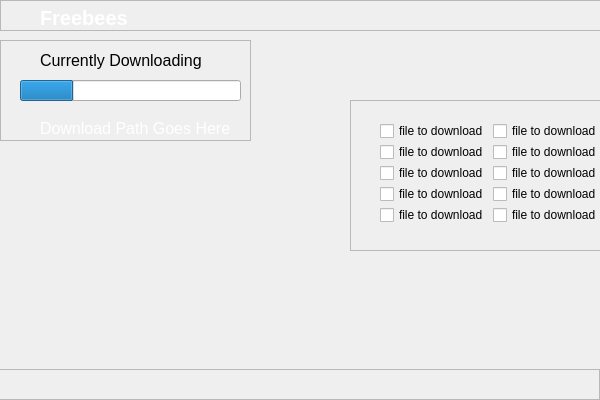
<?xml version="1.0" encoding="UTF-8"?>
<ui version="4.0">
 <class>FreeApps</class>
 <widget class="QMainWindow" name="FreeApps">
  <property name="geometry">
   <rect>
    <x>0</x>
    <y>0</y>
    <width>600</width>
    <height>400</height>
   </rect>
  </property>
  <property name="minimumSize">
   <size>
    <width>600</width>
    <height>400</height>
   </size>
  </property>
  <property name="maximumSize">
   <size>
    <width>600</width>
    <height>400</height>
   </size>
  </property>
  <property name="windowTitle">
   <string>Freebees</string>
  </property>
  <widget class="QWidget" name="centralwidget">
   <widget class="QLabel" name="background_image">
    <property name="geometry">
     <rect>
      <x>0</x>
      <y>-10</y>
      <width>601</width>
      <height>411</height>
     </rect>
    </property>
    <property name="text">
     <string/>
    </property>
    <property name="pixmap">
     <pixmap>../Images/logo.png</pixmap>
    </property>
    <property name="scaledContents">
     <bool>true</bool>
    </property>
   </widget>
   <widget class="QFrame" name="title_frame">
    <property name="geometry">
     <rect>
      <x>0</x>
      <y>0</y>
      <width>601</width>
      <height>31</height>
     </rect>
    </property>
    <property name="frameShape">
     <enum>QFrame::StyledPanel</enum>
    </property>
    <property name="frameShadow">
     <enum>QFrame::Raised</enum>
    </property>
    <widget class="QPushButton" name="min_btn">
     <property name="geometry">
      <rect>
       <x>510</x>
       <y>10</y>
       <width>41</width>
       <height>21</height>
      </rect>
     </property>
     <property name="styleSheet">
      <string notr="true">QPushButton{
background-color:rgba(255, 255, 255, 0 );
border-radius: 10px;
}
QPushButton:hover{
background-color:rgba(255, 255, 255, 130 )
}
QPushButton:pressed{
background-color:rgba(255, 255, 255, 0 );
border-style: inset
}
</string>
     </property>
     <property name="text">
      <string/>
     </property>
     <property name="icon">
      <iconset resource="freeapp.qrc">
       <normaloff>:/ico/min.png</normaloff>:/ico/min.png</iconset>
     </property>
     <property name="iconSize">
      <size>
       <width>24</width>
       <height>24</height>
      </size>
     </property>
    </widget>
    <widget class="QPushButton" name="close_btn">
     <property name="geometry">
      <rect>
       <x>560</x>
       <y>10</y>
       <width>41</width>
       <height>21</height>
      </rect>
     </property>
     <property name="styleSheet">
      <string notr="true">QPushButton{
background-color:rgba(255, 255, 255, 0 );
border-radius: 10px;
}
QPushButton:hover{
background-color:rgba(255, 20, 12, 200 )
}
QPushButton:pressed{
background-color:rgba(255, 20, 12, 200 );
border-style: inset
}
</string>
     </property>
     <property name="text">
      <string/>
     </property>
     <property name="icon">
      <iconset resource="freeapp.qrc">
       <normaloff>:/ico/quit.png</normaloff>:/ico/quit.png</iconset>
     </property>
     <property name="iconSize">
      <size>
       <width>24</width>
       <height>24</height>
      </size>
     </property>
    </widget>
    <widget class="QLabel" name="title_label">
     <property name="geometry">
      <rect>
       <x>40</x>
       <y>10</y>
       <width>101</width>
       <height>16</height>
      </rect>
     </property>
     <property name="font">
      <font>
       <pointsize>15</pointsize>
       <weight>75</weight>
       <italic>false</italic>
       <bold>true</bold>
       <underline>false</underline>
      </font>
     </property>
     <property name="styleSheet">
      <string notr="true">color: rgb(255, 255, 255);</string>
     </property>
     <property name="text">
      <string>Freebees</string>
     </property>
    </widget>
    <widget class="QLabel" name="icon">
     <property name="geometry">
      <rect>
       <x>0</x>
       <y>0</y>
       <width>31</width>
       <height>31</height>
      </rect>
     </property>
     <property name="text">
      <string/>
     </property>
     <property name="pixmap">
      <pixmap>../../Downloads/Icons/python-color.png</pixmap>
     </property>
     <property name="scaledContents">
      <bool>true</bool>
     </property>
    </widget>
    <zorder>icon</zorder>
    <zorder>min_btn</zorder>
    <zorder>close_btn</zorder>
    <zorder>title_label</zorder>
   </widget>
   <widget class="QLabel" name="bg_overlay">
    <property name="geometry">
     <rect>
      <x>0</x>
      <y>0</y>
      <width>601</width>
      <height>401</height>
     </rect>
    </property>
    <property name="text">
     <string/>
    </property>
    <property name="pixmap">
     <pixmap>../Images/bg_overlay.png</pixmap>
    </property>
    <property name="scaledContents">
     <bool>true</bool>
    </property>
   </widget>
   <widget class="QFrame" name="bottom_frame">
    <property name="geometry">
     <rect>
      <x>-1</x>
      <y>369</y>
      <width>601</width>
      <height>31</height>
     </rect>
    </property>
    <property name="frameShape">
     <enum>QFrame::StyledPanel</enum>
    </property>
    <property name="frameShadow">
     <enum>QFrame::Raised</enum>
    </property>
    <widget class="QPushButton" name="pushButton">
     <property name="geometry">
      <rect>
       <x>570</x>
       <y>0</y>
       <width>31</width>
       <height>31</height>
      </rect>
     </property>
     <property name="styleSheet">
      <string notr="true">QPushButton{
background-color:rgba(255, 255, 255, 0 );
border-radius: 10px;
}
QPushButton:hover{
background-color:rgba(255, 255, 255, 130 )
}
QPushButton:pressed{
background-color:rgba(255, 255, 255, 0 );
border-style: inset
}</string>
     </property>
     <property name="text">
      <string/>
     </property>
     <property name="icon">
      <iconset resource="freeapp.qrc">
       <normaloff>:/ico/settings.png</normaloff>:/ico/settings.png</iconset>
     </property>
     <property name="iconSize">
      <size>
       <width>24</width>
       <height>24</height>
      </size>
     </property>
    </widget>
   </widget>
   <widget class="QFrame" name="info_frame">
    <property name="geometry">
     <rect>
      <x>0</x>
      <y>40</y>
      <width>251</width>
      <height>101</height>
     </rect>
    </property>
    <property name="frameShape">
     <enum>QFrame::StyledPanel</enum>
    </property>
    <property name="frameShadow">
     <enum>QFrame::Raised</enum>
    </property>
    <widget class="QLabel" name="label">
     <property name="geometry">
      <rect>
       <x>10</x>
       <y>10</y>
       <width>21</width>
       <height>21</height>
      </rect>
     </property>
     <property name="text">
      <string/>
     </property>
     <property name="pixmap">
      <pixmap resource="freeapp.qrc">:/ico/cloud-download-alt.png</pixmap>
     </property>
     <property name="scaledContents">
      <bool>true</bool>
     </property>
    </widget>
    <widget class="QLabel" name="currently_downloading">
     <property name="geometry">
      <rect>
       <x>40</x>
       <y>10</y>
       <width>171</width>
       <height>21</height>
      </rect>
     </property>
     <property name="font">
      <font>
       <pointsize>12</pointsize>
      </font>
     </property>
     <property name="text">
      <string>Currently Downloading</string>
     </property>
    </widget>
    <widget class="QLabel" name="label_2">
     <property name="geometry">
      <rect>
       <x>10</x>
       <y>80</y>
       <width>21</width>
       <height>21</height>
      </rect>
     </property>
     <property name="font">
      <font>
       <pointsize>8</pointsize>
      </font>
     </property>
     <property name="text">
      <string/>
     </property>
     <property name="pixmap">
      <pixmap resource="freeapp.qrc">:/ico/folder-download.png</pixmap>
     </property>
     <property name="scaledContents">
      <bool>true</bool>
     </property>
    </widget>
    <widget class="QLabel" name="current_download_path">
     <property name="geometry">
      <rect>
       <x>40</x>
       <y>80</y>
       <width>191</width>
       <height>16</height>
      </rect>
     </property>
     <property name="font">
      <font>
       <pointsize>12</pointsize>
       <weight>50</weight>
       <bold>false</bold>
      </font>
     </property>
     <property name="styleSheet">
      <string notr="true">color: rgb(255, 255, 255);</string>
     </property>
     <property name="text">
      <string>Download Path Goes Here</string>
     </property>
    </widget>
    <widget class="QProgressBar" name="progressBar">
     <property name="geometry">
      <rect>
       <x>20</x>
       <y>40</y>
       <width>221</width>
       <height>21</height>
      </rect>
     </property>
     <property name="styleSheet">
      <string notr="true">color: rgb(255, 255, 255);</string>
     </property>
     <property name="value">
      <number>24</number>
     </property>
    </widget>
    <zorder>progressBar</zorder>
    <zorder>current_download_path</zorder>
    <zorder>currently_downloading</zorder>
    <zorder>label</zorder>
    <zorder>label_2</zorder>
   </widget>
   <widget class="QFrame" name="download_frame">
    <property name="geometry">
     <rect>
      <x>350</x>
      <y>100</y>
      <width>251</width>
      <height>151</height>
     </rect>
    </property>
    <property name="styleSheet">
     <string notr="true"/>
    </property>
    <property name="frameShape">
     <enum>QFrame::StyledPanel</enum>
    </property>
    <property name="frameShadow">
     <enum>QFrame::Raised</enum>
    </property>
    <widget class="QWidget" name="gridLayoutWidget">
     <property name="geometry">
      <rect>
       <x>30</x>
       <y>20</y>
       <width>221</width>
       <height>111</height>
      </rect>
     </property>
     <layout class="QGridLayout" name="gridLayout">
      <property name="horizontalSpacing">
       <number>4</number>
      </property>
      <property name="verticalSpacing">
       <number>0</number>
      </property>
      <item row="0" column="0">
       <widget class="QCheckBox" name="file_download">
        <property name="styleSheet">
         <string notr="true"/>
        </property>
        <property name="text">
         <string>file to download</string>
        </property>
       </widget>
      </item>
      <item row="2" column="0">
       <widget class="QCheckBox" name="file_download_2">
        <property name="styleSheet">
         <string notr="true"/>
        </property>
        <property name="text">
         <string>file to download</string>
        </property>
       </widget>
      </item>
      <item row="1" column="0">
       <widget class="QCheckBox" name="file_download_3">
        <property name="styleSheet">
         <string notr="true"/>
        </property>
        <property name="text">
         <string>file to download</string>
        </property>
       </widget>
      </item>
      <item row="3" column="1">
       <widget class="QCheckBox" name="file_download_8">
        <property name="styleSheet">
         <string notr="true"/>
        </property>
        <property name="text">
         <string>file to download</string>
        </property>
       </widget>
      </item>
      <item row="0" column="1">
       <widget class="QCheckBox" name="file_download_4">
        <property name="styleSheet">
         <string notr="true"/>
        </property>
        <property name="text">
         <string>file to download</string>
        </property>
       </widget>
      </item>
      <item row="1" column="1">
       <widget class="QCheckBox" name="file_download_5">
        <property name="styleSheet">
         <string notr="true"/>
        </property>
        <property name="text">
         <string>file to download</string>
        </property>
       </widget>
      </item>
      <item row="2" column="1">
       <widget class="QCheckBox" name="file_download_6">
        <property name="styleSheet">
         <string notr="true"/>
        </property>
        <property name="text">
         <string>file to download</string>
        </property>
       </widget>
      </item>
      <item row="4" column="0">
       <widget class="QCheckBox" name="file_download_10">
        <property name="styleSheet">
         <string notr="true"/>
        </property>
        <property name="text">
         <string>file to download</string>
        </property>
       </widget>
      </item>
      <item row="4" column="1">
       <widget class="QCheckBox" name="file_download_9">
        <property name="styleSheet">
         <string notr="true"/>
        </property>
        <property name="text">
         <string>file to download</string>
        </property>
       </widget>
      </item>
      <item row="3" column="0">
       <widget class="QCheckBox" name="file_download_7">
        <property name="styleSheet">
         <string notr="true"/>
        </property>
        <property name="text">
         <string>file to download</string>
        </property>
       </widget>
      </item>
     </layout>
    </widget>
   </widget>
   <zorder>background_image</zorder>
   <zorder>bg_overlay</zorder>
   <zorder>bottom_frame</zorder>
   <zorder>title_frame</zorder>
   <zorder>info_frame</zorder>
   <zorder>download_frame</zorder>
  </widget>
 </widget>
 <resources>
  <include location="freeapp.qrc"/>
 </resources>
 <connections/>
</ui>
